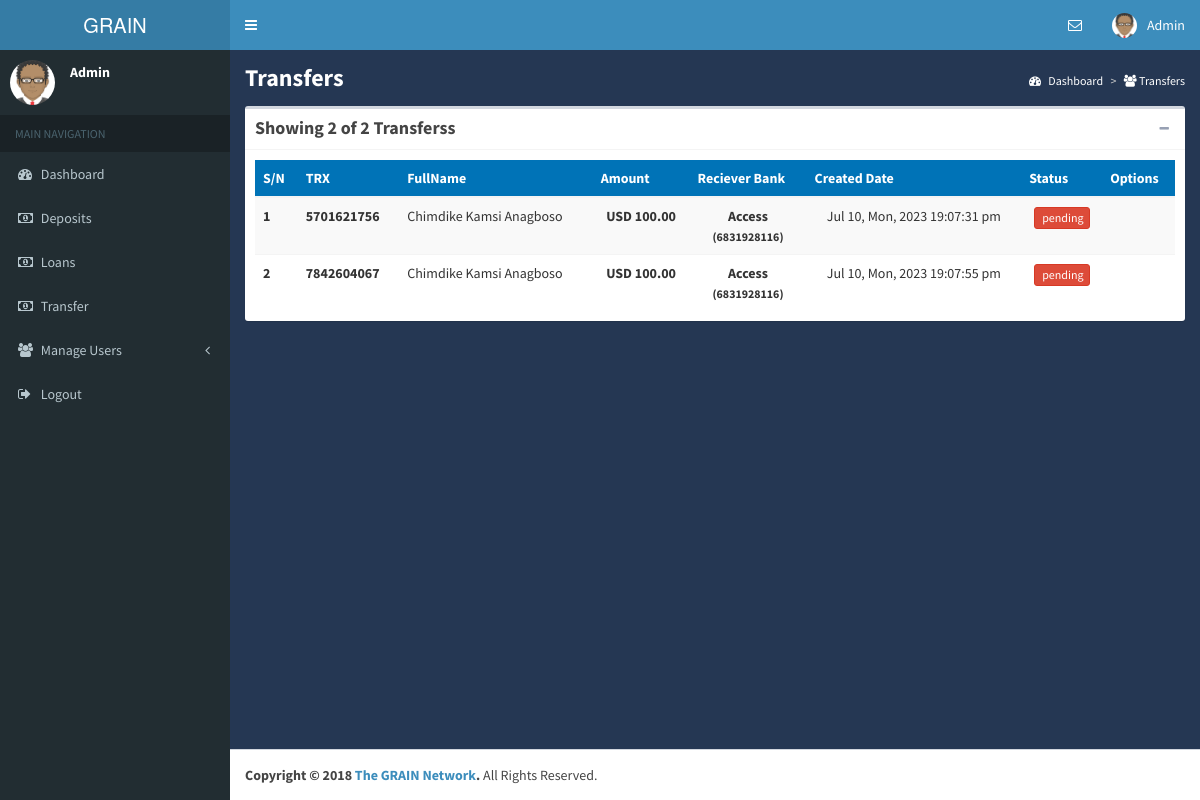
Screenshot of /Back/transfer.php (signed in) with the database file from the repository.
### tables this page shows
CREATE TABLE `withdrawal` (
  `id` int(11) NOT NULL,
  `trx` varchar(40) NOT NULL,
  `user` varchar(25) NOT NULL,
  `acoount_id` int(11) DEFAULT NULL,
  `amount` varchar(40) NOT NULL,
  `bank` varchar(200) DEFAULT NULL,
  `account_number` varchar(100) DEFAULT NULL,
  `account_name` varchar(350) NOT NULL,
  `routing` varchar(100) DEFAULT NULL,
  `type` varchar(100) DEFAULT NULL,
  `description` varchar(400) DEFAULT NULL,
  `gateway` varchar(40) NOT NULL,
  `status` varchar(40) NOT NULL,
  `created_date` timestamp NOT NULL DEFAULT current_timestamp(),
  `updated_date` timestamp NOT NULL DEFAULT current_timestamp() ON UPDATE current_timestamp()
);

CREATE TABLE `users` (
  `id` int(11) NOT NULL,
  `fullname` varchar(250) DEFAULT NULL,
  `email` varchar(250) DEFAULT NULL,
  `phone` text DEFAULT NULL,
  `phone_two` varchar(11) NOT NULL,
  `address` varchar(250) DEFAULT NULL,
  `state` varchar(250) DEFAULT NULL,
  `city` varchar(250) DEFAULT NULL,
  `postal_code` varchar(250) DEFAULT NULL,
  `country` varchar(250) DEFAULT NULL,
  `salary` bigint(25) DEFAULT NULL,
  `work` varchar(250) DEFAULT NULL,
  `company` varchar(250) DEFAULT NULL,
  `dob` date DEFAULT NULL,
  `acc_type` varchar(10) DEFAULT NULL,
  `acc_number` varchar(20) DEFAULT NULL,
  `password` varchar(250) DEFAULT NULL,
  `acc_pin` text DEFAULT NULL,
  `created_at` datetime(6) NOT NULL DEFAULT current_timestamp(6),
  `updated_at` datetime(6) NOT NULL DEFAULT current_timestamp(6) ON UPDATE current_timestamp(6),
  `location` varchar(200) NOT NULL,
  `status` varchar(250) NOT NULL DEFAULT 'active',
  `transfer` varchar(250) NOT NULL DEFAULT 'freeze',
  `photo` varchar(250) DEFAULT NULL,
  `proof_id` varchar(300) DEFAULT NULL
);

CREATE TABLE `accounts` (
  `id` int(11) NOT NULL,
  `user_id` varchar(11) DEFAULT NULL,
  `account_type` varchar(50) DEFAULT NULL,
  `account_number` varchar(100) DEFAULT NULL,
  `routing` varchar(100) DEFAULT NULL,
  `balance` int(50) DEFAULT 0,
  `status` varchar(50) NOT NULL DEFAULT 'active',
  `created_at` timestamp NOT NULL DEFAULT current_timestamp(),
  `updated_at` timestamp NOT NULL DEFAULT current_timestamp() ON UPDATE current_timestamp()
);

### Back/includes/auth.php (called while the page is built, shortened)
<?php
$session_id = $_SESSION['key_id'];
?>

### Back/transfer.php (the view, shortened to what this page needs)
<?php include 'member.base.php'; ?>
 <body class="skin-blue sidebar-mini">
    <div class="wrapper">
        <?php include 'main-header.php'; ?>
		<?php include 'member-sidebar.php'; ?>
 <div class="content-wrapper" style="background-image: url('cy.jpg');background: rgba(38, 57, 88, 0.89);
        min-height: 500px;">
<?php
	$result14 = mysqli_query($con,"SELECT * FROM withdrawal");
		 $return_count = mysqli_num_rows($result14);
		 ?>
    <section class="content-header" style="color:white;">
        <h1><b>
            Transfers
        </b></h1>
        <ol class="breadcrumb">
            <li><a href="dashboard" style="color:white;"><i class="fa fa-dashboard"></i> Dashboard</a></li>
            <li class="active" style="color:white;"><i class="fa fa-users"></i> Transfers</li>
        </ol>
    </section>
    <section class="content">
    <div class="box box-default">
        <div class="box-header with-border">
            <h3 class="box-title"><strong>  <?php if( $return_count != 0 ) { ?>
                        Showing <?php echo $return_count; ?>  of <?php echo $return_count; ?> Transfers<?php if($return_count != 1) { ?>s<?php } ?>
                        <?php } else { ?>
                            0 Transfers
                        <?php } ?>
						</strong>
                    </h3>
            <div class="box-tools pull-right">
                <button class="btn btn-box-tool" data-widget="collapse"><i class="fa fa-minus"></i></button>
            </div>
        </div>
		<div style="overflow-x:auto;">
        <div class="box-body">
                <table class="table table-hover table-responsive table-striped" id="sample_1">
                    <thead class="bg-blue">
                        <tr>
							<th>S/N</th>
                            <th>TRX</th>
                            <th>FullName</th>
							<th>Amount</th>
							<th>Reciever Bank</th>
                            <th>Created Date</th>
							<th>Status</th>
			                <th>Options</th>
                        </tr>
                    </thead>
                    <tbody>
					<?php
					      $sn = 1;
								while($row = mysqli_fetch_assoc($result14)) {
										$mem_id = $row['user'];
    $cahser = mysqli_query($con, "select * from users where acc_number = $mem_id")or die(mysqli_error($con));
    $recek = mysqli_fetch_assoc($cahser);
                            	$acc_id = $row['acoount_id'];
										$accounData = mysqli_query($con, "select * from accounts where id = $acc_id")or die(mysqli_error($con));
										$rowacc = mysqli_fetch_assoc($accounData);
?>
                            <tr>
                            <td><b><?php echo $sn++; ?></b></td>
							 <td><b><?php echo $row['trx']; ?></b></td>
                               <td>
                                   <?php echo $recek['fullname']; ?>
                                </td>
								<td style="text-align:center;"><b><?php echo $row['gateway']; ?> <?php echo number_format($row['amount'],2); ?></b></td>
								<td style="text-align:center;"><b><?php echo $row['bank']; ?><br><small>(<?php echo $rowacc['account_number']; ?>)</small></b></td>
								 <td style="text-align:center;"><?php echo date("M d, D, Y H:m:s a",strtotime($row['created_date'])); ?></td>
								 <td style="text-align:center;"><b class="btn btn-xs btn-danger"><i class="fa la-times-circle"></i> <?php echo $row['status']; ?></b></td>
                                <td> </td>
                            </tr>
							     	<?php } ?>
                    </tbody>
                </table>
</div>
</div>
</div>
    </section>
<?php include 'member-footer.php'; ?>

### Back/main-header.php (shortened to what this page needs)
<header class="main-header">
    <a href="dashboard" class="logo">
        <span class="logo-lg">GRAIN</span>
    </a>
<?php
  include 'includes/dbpipe.php';
$user_query = mysqli_query($con, "select id,name from admins where id='$session_id'")or die(mysqli_error());
	$rows = mysqli_fetch_array($user_query);
?>
            <nav class="navbar navbar-static-top" role="navigation">
        <a href="#" class="sidebar-toggle" data-toggle="offcanvas" role="button">
        </a>
        <div class="navbar-custom-menu">
            <ul class="nav navbar-nav">
                        <li class="dropdown messages-menu">
                            <a href="#" class="dropdown-toggle" data-toggle="dropdown">
                                <i class="fa fa-envelope-o"></i>
                            </a>
                        </li>
                <li class="dropdown user user-menu">
                    <a href="#" class="dropdown-toggle" data-toggle="dropdown">
				<img src="assets/images/avatar_m.png" class="user-image" alt="User Image">
				<span class="hidden-xs"><?php echo $rows['name']; ?></span>
                    </a>
                </li>
            </ul>
        </div>
    </nav>
</header>

### Back/member-sidebar.php (shortened to what this page needs)
 <aside class="main-sidebar" id="sidebar-wrapper">
<?php
  include 'includes/dbpipe.php';
$user_query = mysqli_query($con, "select id, name from admins where id='$session_id'")or die(mysqli_error());
	$rows = mysqli_fetch_array($user_query);
?>
    <section class="sidebar">
      	<div class="user-panel">
        	<div class="pull-left image">
				<img src="assets/images/avatar_m.png" class="img-circle" alt="User Image">
			</div>
        	<div class="pull-left info">
          		<p><b><?php echo $rows['name']; ?></b></p>
        	</div>
      	</div>
      	<ul class="sidebar-menu">
        	<li class="header">MAIN NAVIGATION</li>
		        <li>
		          	<a href="dashboard">
		            	<i class="fa fa-dashboard"></i> <span> Dashboard</span>
		          	</a>
		        </li>
			<li>
		          	<a href="deposit">
		            	<i class="fa fa-money"></i> <span>Deposits</span>
		          	</a>
		        </li>
	        <li>
	       <li>
		          	<a href="loan">
		            	<i class="fa fa-money"></i> <span>Loans</span>
		          	</a>
		        </li>
	        <li>
	       <li>
		          	<a href="transfer">
		            	<i class="fa fa-money"></i> <span>Transfer</span>
		          	</a>
		        </li>
	        <li>
			<li class="treeview">
    <a href="#">
        <i class="fa fa-users"></i>
        <span>Manage Users</span>
        <i class="fa fa-angle-left pull-right"></i>
    </a>
</li>
	        <li>
	        	<a href="logout">
	        		<i class="fa fa-sign-out"></i> <span>Logout</span>
	        	</a>
	        </li>
        </ul>
    </section>
</aside>

### Back/assets/css/_all-skins.css (style rules this page uses)
.skin-blue .main-header .navbar { background-color:#3c8dbc }
.skin-blue .main-header .navbar .nav>li>a { color:#fff }
.skin-blue .main-header .navbar .sidebar-toggle { color:#fff }
.skin-blue .main-header .logo { background-color:#367fa9;color:#fff;border-bottom:0 solid transparent }
.skin-blue .content-header { background:transparent }
.skin-blue .wrapper,.skin-blue .main-sidebar,.skin-blue .left-side { background-color:#222d32 }
.skin-blue .user-panel>.info,.skin-blue .user-panel>.info>a { color:#fff }
.skin-blue .sidebar-menu>li.header { color:#4b646f;background:#1a2226 }
.skin-blue .sidebar-menu>li>a { border-left:3px solid transparent }
.skin-blue .sidebar a { color:#b8c7ce }

### rows the page displays
withdrawal: trx "5701621756", users.fullname "Chimdike Kamsi Anagboso", gateway "USD", amount "100.00", bank "Access", accounts.account_number "6831928116", created_date "Jul 10, Mon, 2023 19:07:31 pm", status "pending"
withdrawal: trx "7842604067", users.fullname "Chimdike Kamsi Anagboso", gateway "USD", amount "100.00", bank "Access", accounts.account_number "6831928116", created_date "Jul 10, Mon, 2023 19:07:55 pm", status "pending"

### other values shown
$rows['name'] "Admin"
$return_count "2"
